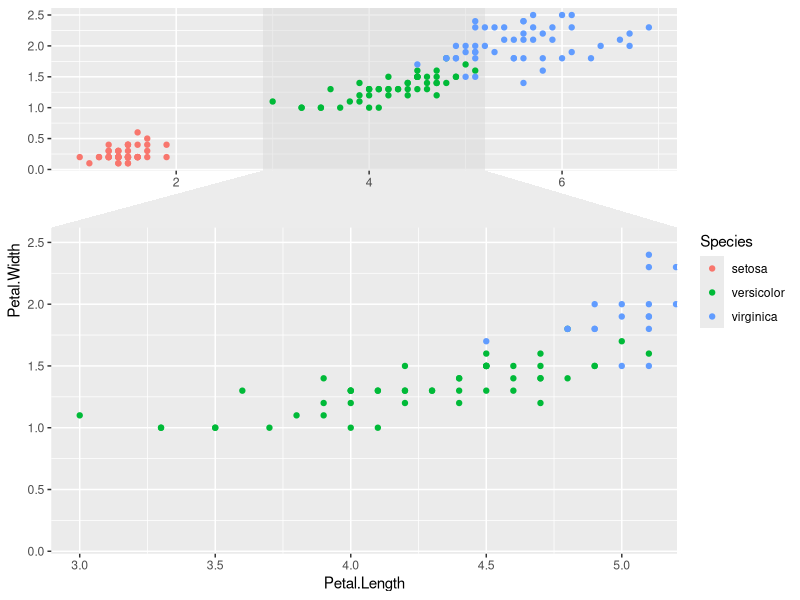
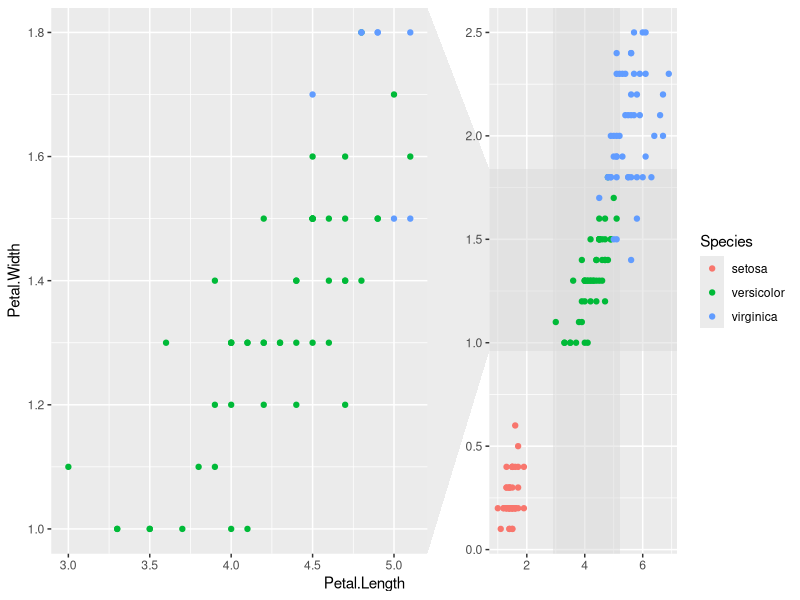
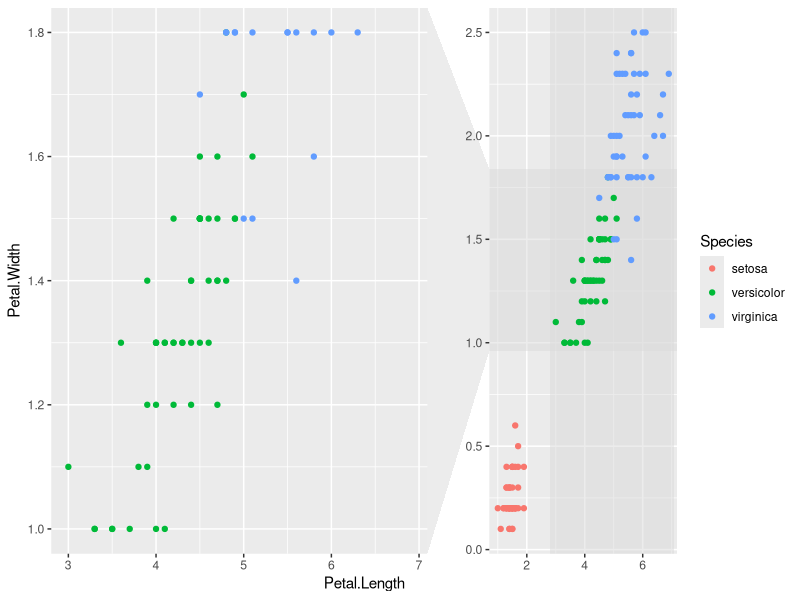
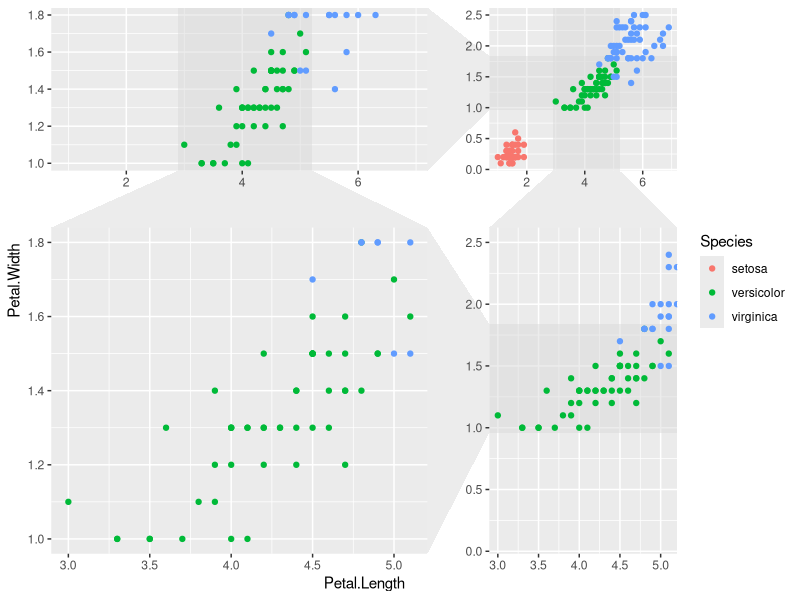
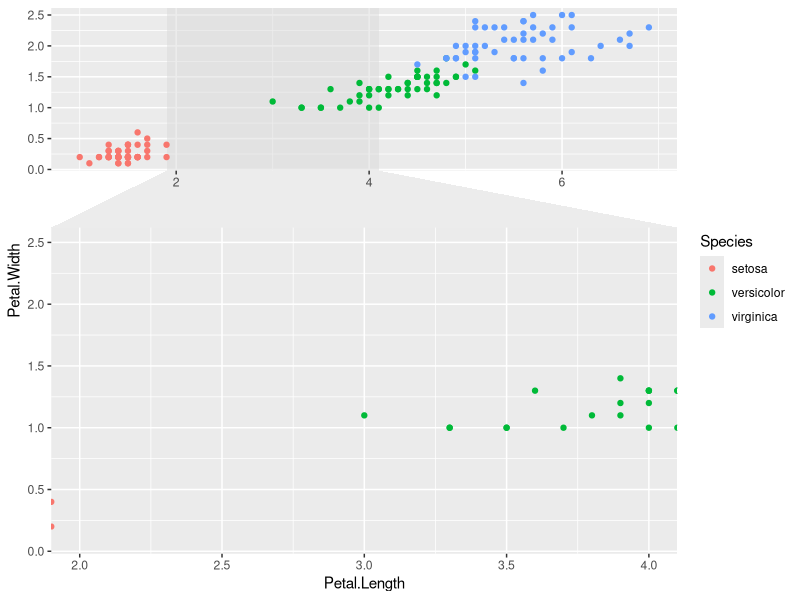
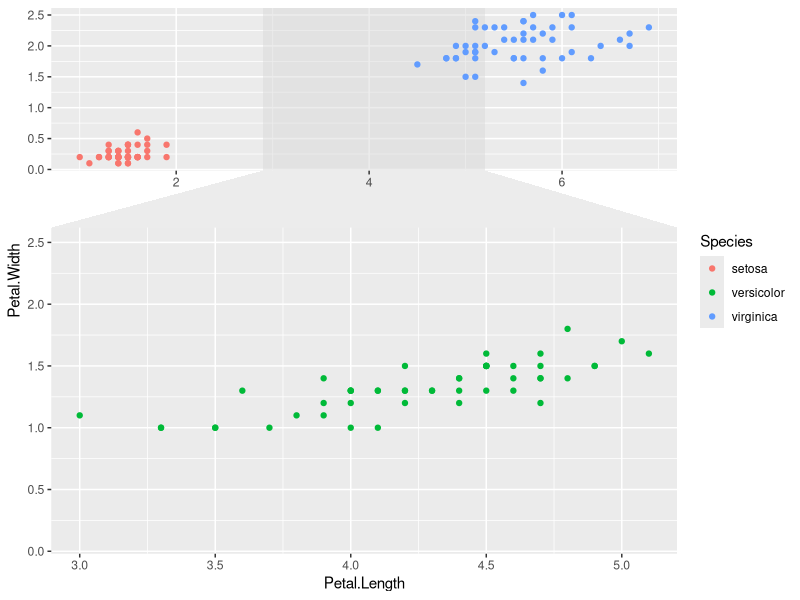

The R script that drew these images, in order:
library(ggforce)


### Name: facet_zoom
### Title: Facet data for zoom with context
### Aliases: facet_zoom

### ** Examples

# Zoom in on the versicolor species on the x-axis
ggplot(iris, aes(Petal.Length, Petal.Width, colour = Species)) +
  geom_point() +
  facet_zoom(x = Species == 'versicolor')

# Zoom in on versicolor on both axes
ggplot(iris, aes(Petal.Length, Petal.Width, colour = Species)) +
  geom_point() +
  facet_zoom(xy = Species == 'versicolor')

# Use different zoom criteria on each axis
ggplot(iris, aes(Petal.Length, Petal.Width, colour = Species)) +
  geom_point() +
  facet_zoom(x = Species != 'setosa', y = Species == 'versicolor')

# Get each axis zoom separately as well
ggplot(iris, aes(Petal.Length, Petal.Width, colour = Species)) +
  geom_point() +
  facet_zoom(xy = Species == 'versicolor', split = TRUE)

# Define the zoom area directly
ggplot(iris, aes(Petal.Length, Petal.Width, colour = Species)) +
  geom_point() +
  facet_zoom(xlim = c(2, 4))

# Selectively show data in the zoom panel
ggplot(iris, aes(Petal.Length, Petal.Width, colour = Species)) +
  geom_point() +
  facet_zoom(x = Species == 'versicolor', zoom.data = Species == 'versicolor')
